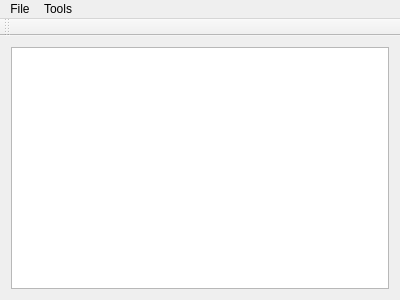
<?xml version="1.0" encoding="UTF-8"?>
<ui version="4.0">
 <class>MainWindow</class>
 <widget class="QMainWindow" name="MainWindow">
  <property name="geometry">
   <rect>
    <x>0</x>
    <y>0</y>
    <width>400</width>
    <height>300</height>
   </rect>
  </property>
  <property name="windowTitle">
   <string>MainWindow</string>
  </property>
  <widget class="QWidget" name="centralWidget">
   <layout class="QVBoxLayout" name="verticalLayout">
    <item>
     <widget class="QGraphicsView" name="graphicsView"/>
    </item>
   </layout>
  </widget>
  <widget class="QToolBar" name="mainToolBar">
   <attribute name="toolBarArea">
    <enum>TopToolBarArea</enum>
   </attribute>
   <attribute name="toolBarBreak">
    <bool>false</bool>
   </attribute>
  </widget>
  <widget class="QMenuBar" name="menuBar">
   <property name="geometry">
    <rect>
     <x>0</x>
     <y>0</y>
     <width>400</width>
     <height>21</height>
    </rect>
   </property>
   <widget class="QMenu" name="menuFile">
    <property name="title">
     <string>File</string>
    </property>
    <addaction name="actionOpen_SVG"/>
   </widget>
   <widget class="QMenu" name="menuTools">
    <property name="title">
     <string>Tools</string>
    </property>
    <addaction name="actionGenerate_GCode"/>
    <addaction name="actionSimulate_GCode"/>
   </widget>
   <addaction name="menuFile"/>
   <addaction name="menuTools"/>
  </widget>
  <action name="actionOpen_SVG">
   <property name="text">
    <string>Open SVG</string>
   </property>
  </action>
  <action name="actionGenerate_GCode">
   <property name="text">
    <string>Generate GCode</string>
   </property>
  </action>
  <action name="actionSimulate_GCode">
   <property name="text">
    <string>Simulate GCode</string>
   </property>
  </action>
 </widget>
 <layoutdefault spacing="6" margin="11"/>
 <resources/>
 <connections/>
</ui>
